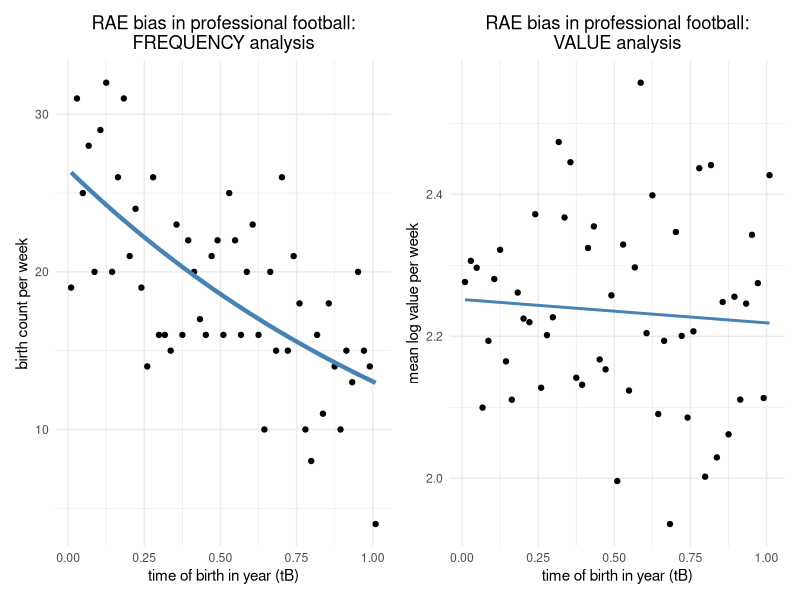

Source code (R):
## ---- chunk 1
knitr::opts_chunk$set(
	echo = FALSE,
	message = FALSE,
	warning = FALSE
)
library(tidyverse)
library(lubridate)
library(broom)
library(patchwork)
library(kableExtra)
remove_quotes <- function(str) {
  result <- str_match(string = str, pattern = '"(.*?)"')[,2]
  if (is.na(result)) {
    result <- str
  }
  return(result)
}
data_1 <- read_csv("data/data_1.csv") %>%
  set_names(c("name", "DOB", "club", "country", "euros")) %>%
  mutate(DOB = mdy(DOB))
data_2 <- read_csv("data/data_2.csv") %>%
  set_names(c("club", "player", "club_country", "nationality", 
              "DOB", "domestic", "games_played")) %>%
  mutate(DOB = mdy(DOB))

model_data_1 <- data_1 %>%
  mutate(
    year = year(DOB),
    WB = isoweek(DOB)
  )
## ---- chunk 2
model_data_pipe <- function(country_selected = "all", model_data_raw = model_data_1) {
  if (country_selected != "all") {
    model_data_raw <- model_data_raw %>%
      filter(country == country_selected)
  }
  poisson_fit_data <- model_data_raw %>%
    # group_by(WB) %>%
    # summarise(N = n()) %>%
    #ungroup() %>%
    count(WB) %>%
    rename(N = n) %>%
    mutate(
      tB = (WB-0.5)/52
    )
  return(poisson_fit_data)
}

fit_model_object <- function(model_data) {
  return(
    glm(N ~ tB, data = model_data, family = "poisson")
  )
}

fit_model_params <- function(model_object) {
  model_params <- 
    tibble(
    beta_0 = coef(model_object)[1],
    beta_1 = coef(model_object)[2],
    AIC = AIC(model_object)
  )
  return(model_params)
}

model_pipeline <- function(country_selected = "all", model_data_raw = model_data_1) {
  
  model_data <- model_data_pipe(country_selected, model_data_raw)
  
  model_object <- fit_model_object(model_data)
  
  model_params <- fit_model_params(model_object) %>%
    mutate(Country = country_selected) %>%
    select(Country, everything())
  
  return(model_params)
}

country_list <- c(
  "Argentina", "Netherlands", "Turkey", "Belgium",
  "Spain", "Italy", "Germany", "Portugal", "Brazil", 
  "Russia", "France", "all"
)

model_result <- map_df(
  country_list,
  model_pipeline
) %>%
  mutate_if(is.numeric, list(~round(., digits = 4)))

kbl(model_result, 
    caption = "Table 1. Model results: Overall and country-by-country analysis") %>%
  kable_classic(full_width = T, html_font = "Cambria")
## ---- chunk 3

poisson_fit_data_all <- model_data_pipe()

poisson_fit_all <- glm(N ~ tB, data = poisson_fit_data_all, family = "poisson")
p1 <- augment(poisson_fit_all) %>%
  ggplot() +
  geom_point(aes(x = tB, y = N)) +
  geom_line(aes(x = tB, y = exp(.fitted)), size = 1.5, color = "steelblue") +
  labs(x = "time of birth in year (tB)", 
       y = "birth count per week",
       title = "RAE bias in professional football:\nFREQUENCY analysis") +
  theme_minimal() +
  theme(plot.title = element_text(hjust = 0.5))
p2 <- model_data_1 %>%
  group_by(WB) %>%
  summarise(N = n(), euros = mean(log(euros))) %>%
  ungroup() %>%
  mutate(
    tB = (WB-0.5)/52
  ) %>%
  ggplot(aes(x = tB, y = euros)) +
  geom_point() +
  geom_smooth(method = lm, se = FALSE, color = "steelblue") +
  labs(x = "time of birth in year (tB)", 
       y = "mean log value per week",
       title = "RAE bias in professional football:\nVALUE analysis") +
  theme_minimal() +
  theme(plot.title = element_text(hjust = 0.5))
p1 | p2
